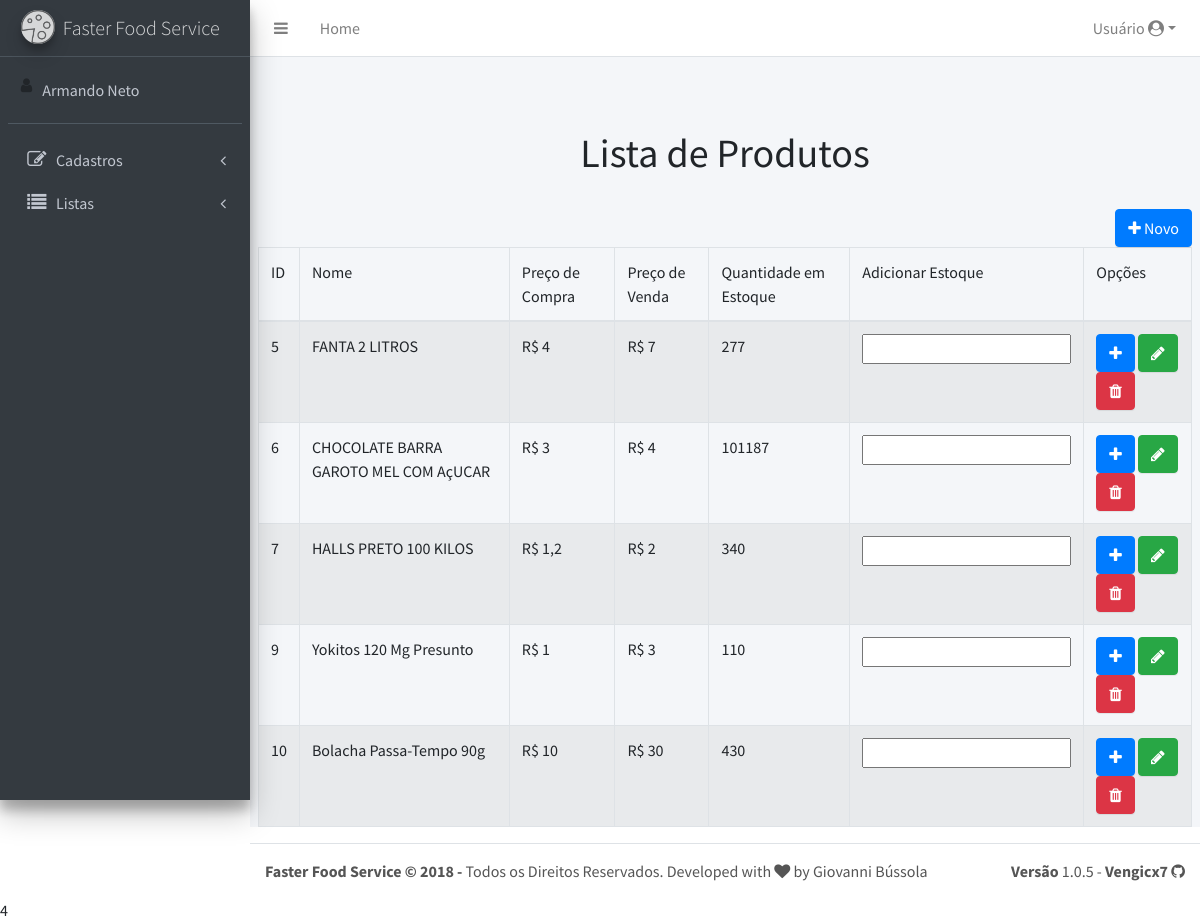
The app's page /home.php?fd=listas&pg=produto (signed in), older data.
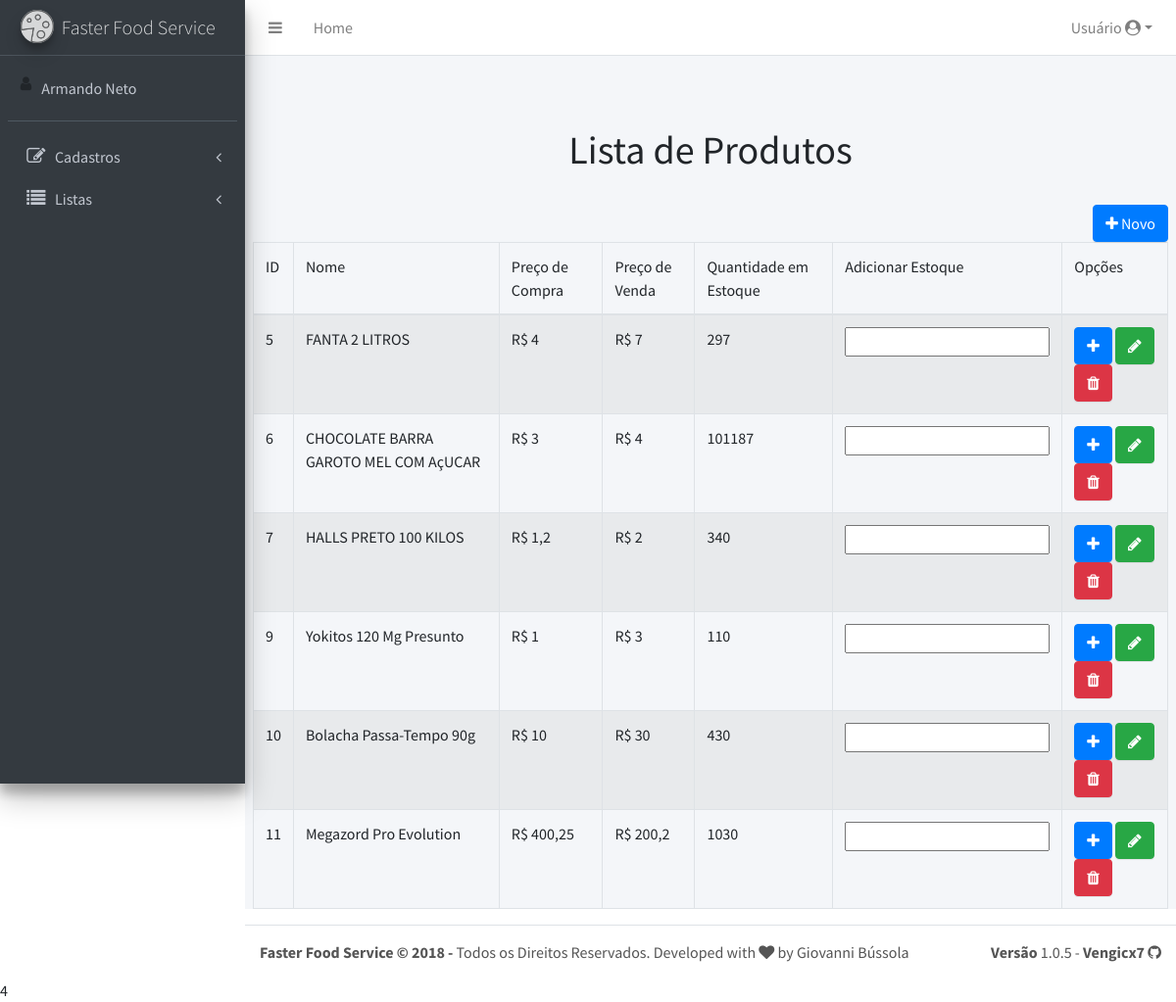
The same page, newer data.
### tables this page shows
CREATE TABLE `produto` (
  `id` int(11) NOT NULL,
  `nome` varchar(100) NOT NULL,
  `precoCompra` float NOT NULL,
  `precoVenda` float NOT NULL,
  `tipoProduto` int(11) NOT NULL,
  `quantidade` float NOT NULL,
  `idTamanho` int(11) DEFAULT NULL
);

### listas/produto.php (the view, shortened to what this page needs)
	<h1 class="text-center">Lista de Produtos</h1>
	<br>
	<a href="home.php?fd=cadastro&pg=produto" class="btn btn-primary float-right"><i class="fa fa-plus"></i> Novo</a>
	<table class="table table-bordered table-striped">
		<thead>
			<tr>
				<td>ID</td>
				<td>Nome</td>
				<td>Preço de Compra</td>
				<td>Preço de Venda</td>
				<td>Quantidade em Estoque</td>
				<td>Adicionar Estoque</td>
				<td>Opções</td>
			</tr>
		</thead>
<?php
	include "./app/conecta.php";
	$sql = "select * from produto where tipoProduto = 2 order by id";
	$query = $pdo->prepare($sql);
	$query->execute();
	while($data = $query->fetch(PDO::FETCH_OBJ)){
		$id = $data->id;
		$nome = $data->nome;
		$precoCompra = $data->precoCompra;
		$precoVenda = $data->precoVenda;
		$quantidade = $data->quantidade;
		$precoCompra = str_replace(".", ",", $precoCompra);
		$precoVenda = str_replace(".", ",", $precoVenda);
		echo "<tr>
				<form action=\"home.php?fd=salvar&pg=produto\" method=\"post\">
				<td><input type=\"hidden\" name=\"id\" value=\"$id\">$id</td>
				<td>$nome</td>
				<td>R$ $precoCompra</td>
				<td>R$ $precoVenda</td>
				<td>$quantidade</td>
				<td><input type=\"number\" name=\"quantidade\" required></td>
				<td>
					<button class='btn btn-primary btnAdicionar' type='submit' href='#'><i class='fa fa-plus'></i></button>
					<a class='btn btn-success' href='home.php?fd=cadastro&pg=produto&id=$id'><i class='fa fa-pencil'></i></a>
					<a href=\"javascript:excluir($id,'$nome')\" class='btn btn-danger'><i class='fa fa-trash'></i></a>
				</td>
			  </tr>
			  </form>";
	}
?>
	</table>

### home.php (shortened to what this page needs)
<!DOCTYPE html>
<html>
<head>
  <link rel="stylesheet" href="css/font-awesome.min.css">
  <link rel="stylesheet" href="css/adminlte.min.css">
  <link rel="stylesheet" href="//cdn.datatables.net/1.10.19/css/jquery.dataTables.min.css">
</head>
<body class="hold-transition sidebar-mini">
<div class="wrapper">
  <?php
      include "topMenu.php";
      include "leftMenu.php";
  ?>
  <div class="content-wrapper">
    <br>
    <br>
    <br>
    <section class="content" style="border: 10px !important;">
    <?php
    $fd = $pg = "";
            if(isset($_GET["fd"])){
                $fd = trim ($_GET["fd"]);
            }
            if(isset($_GET["pg"])){
                $pg = trim ($_GET["pg"]);
            }
            if (empty ($pg)){
                $page = "principal.php";
            }else{
                $page = $fd."/".$pg.".php";
            }
            if(file_exists($page)){
                include $page;
            }else{
                include "erro.php";
            }
      ?>
    </div>
  </div>
  <footer class="main-footer">
      <?php include "footer.php"; ?>
  </footer>
<script src="js/bootstrap.bundle.min.js"></script>4
</body>
</html>

### topMenu.php (shortened to what this page needs)
<nav class="main-header navbar navbar-expand bg-white navbar-light border-bottom">
    <ul class="navbar-nav">
      <li class="nav-item">
        <a class="nav-link" data-widget="pushmenu" href="#"><i class="fa fa-bars"></i></a>
      </li>
      <li class="nav-item d-none d-sm-inline-block">
        <a href="home.php" class="nav-link">Home</a>
      </li>
    </ul>
    <ul class="navbar-nav ml-auto nav-dropdown">
        <li class="nav-item dropdown">
            <a class="nav-link dropdown-toggle" href="#" id="menu-user" role="button" data-toggle="dropdown" aria-haspopup="true" aria-expanded="false">
                Usuário
            <i class="fa fa-user-circle"></i></a>
        </li>
    </ul>
  </nav>

### leftMenu.php (shortened to what this page needs)
<?php
    if(isset($_SESSION["sistema"]["nome"])){
        $usuarioLogado = $_SESSION["sistema"]["nome"];
    }
?>
<aside class="main-sidebar sidebar-dark-primary elevation-4">
    <a href="#" class="brand-link">
        <img src="imagens/logo.png" alt="Logo Faster Food Service" class="brand-image img-circle elevation-3"style="opacity: .8">
        <span class="brand-text font-weight-light">Faster Food Service</span>
    </a>
    <div class="sidebar">
        <div class="user-panel mt-3 pb-3 mb-3 d-flex">
            <div class="image">
                <i class="fa fa-user"></i>
            </div>
            <div class="info">
                <a href="#" onblur="limitarTexto(<?=$usuarioLogado?>, 5)"> <?php echo $usuarioLogado;?></a>
            </div>
        </div>
        <nav class="mt-2">
            <ul class="nav nav-pills nav-sidebar flex-column" data-widget="treeview" role="menu" data-accordion="false">
                <li class="nav-item has-treeview">
                    <a href="#" class="nav-link">
                        <i class="nav-icon fa fa-pencil-square-o"></i>
                        <p>Cadastros
                        <i class="right fa fa-angle-left"></i>
                        </p>
                    </a>
                </li>
                <li class="nav-item has-treeview">
                    <a href="#" class="nav-link">
                        <i class="nav-icon fa fa-list"></i>
                        <p>Listas
                        <i class="right fa fa-angle-left"></i>
                        </p>
                    </a>
                </li>
            </ul>
      </nav>
    </div>
  </aside>

### footer.php
<strong>Faster Food Service &copy; 2018 -</strong>
    Todos os Direitos Reservados. Developed with <i class="fa fa-heart"></i> by Giovanni Bússola
<div class="float-right d-none d-sm-inline-block">
    <b>Versão</b> 1.0.5 - <a style="color: inherit;" href="https://github.com/Vengicx/ffsplus" target="_blank"><b>Vengicx7 </b><i class="fa fa-github"></i></a>
</div>

Row changes from the older to the newer data that the page shows:
changed produto "FANTA 2 LITROS": quantidade "277" → "297"
added produto: id "11", nome "Megazord Pro Evolution", precoCompra "400,25", precoVenda "200,2", quantidade "1030"
